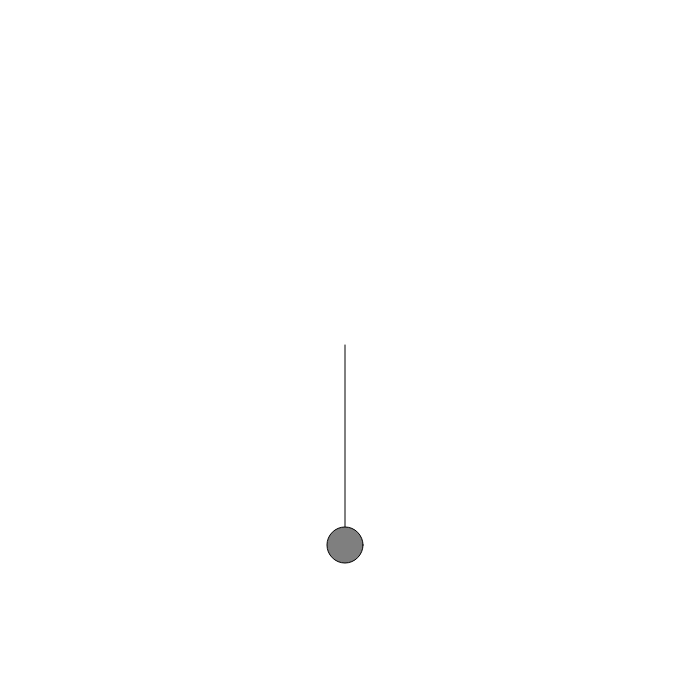
Frame 1 (no input)
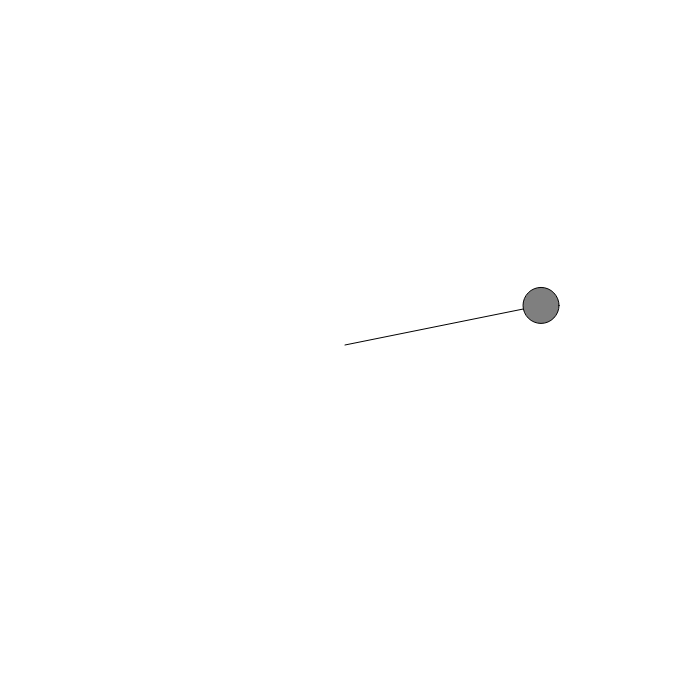
Frame 60 (no input)
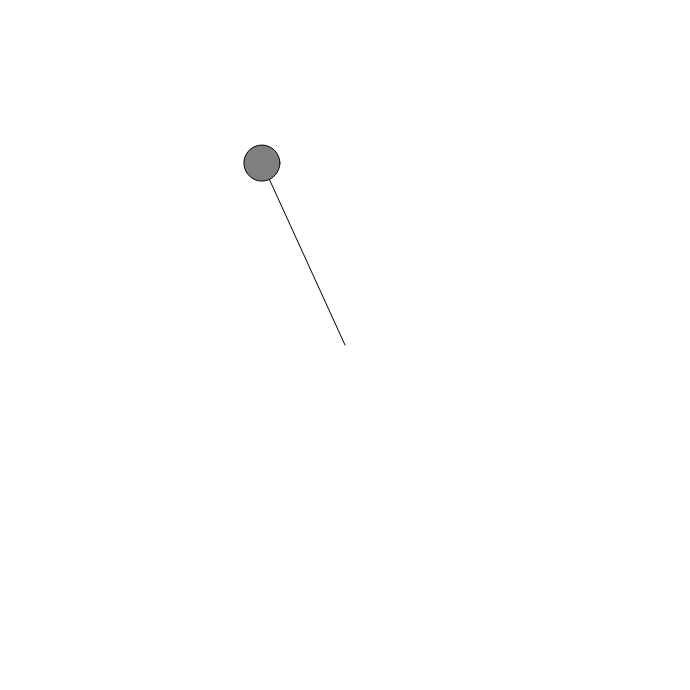
Frame 120 (the mouse pressed at the canvas centre since frame 60)

The p5.js sketch that drew these frames (run headless with seeded random() and noise() and a simulated clock; from frame 60 on, the mouse is pressed at the canvas centre):

// p5.js sketch
// ── sketch.js
let amplitude = 200;
let period = 0;

function setup(){
  createCanvas(690, 690);
}

function draw(){
  background(255);
  translate(width/2, height/2);

  let x = amplitude * sin(period);
  let y = amplitude * cos(period);
  fill(127);
  stroke(0);
  line(0,0,x,y);
  ellipse(x, y, 36);
  period += 0.03;
}
